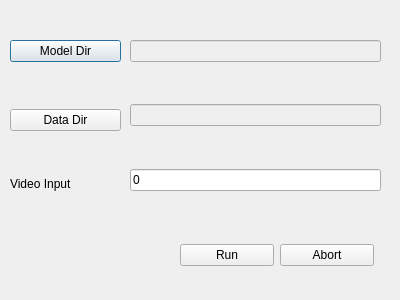
<?xml version="1.0" encoding="UTF-8"?>
<ui version="4.0">
 <class>bodyidentification</class>
 <widget class="QDialog" name="bodyidentification">
  <property name="geometry">
   <rect>
    <x>0</x>
    <y>0</y>
    <width>400</width>
    <height>300</height>
   </rect>
  </property>
  <property name="windowTitle">
   <string>Dialog</string>
  </property>
  <widget class="QWidget" name="verticalLayoutWidget">
   <property name="geometry">
    <rect>
     <x>10</x>
     <y>40</y>
     <width>111</width>
     <height>151</height>
    </rect>
   </property>
   <layout class="QVBoxLayout" name="verticalLayout">
    <item>
     <widget class="QPushButton" name="modelDir_PB">
      <property name="text">
       <string>Model Dir</string>
      </property>
     </widget>
    </item>
    <item>
     <spacer name="verticalSpacer">
      <property name="orientation">
       <enum>Qt::Vertical</enum>
      </property>
      <property name="sizeHint" stdset="0">
       <size>
        <width>20</width>
        <height>40</height>
       </size>
      </property>
     </spacer>
    </item>
    <item>
     <widget class="QPushButton" name="dataDir_PB">
      <property name="text">
       <string>Data Dir</string>
      </property>
     </widget>
    </item>
    <item>
     <spacer name="verticalSpacer_2">
      <property name="orientation">
       <enum>Qt::Vertical</enum>
      </property>
      <property name="sizeHint" stdset="0">
       <size>
        <width>20</width>
        <height>40</height>
       </size>
      </property>
     </spacer>
    </item>
    <item>
     <widget class="QLabel" name="personName_LB">
      <property name="text">
       <string>Video Input</string>
      </property>
     </widget>
    </item>
   </layout>
  </widget>
  <widget class="QWidget" name="verticalLayoutWidget_2">
   <property name="geometry">
    <rect>
     <x>130</x>
     <y>40</y>
     <width>251</width>
     <height>151</height>
    </rect>
   </property>
   <layout class="QVBoxLayout" name="verticalLayout_2">
    <item>
     <widget class="QLineEdit" name="modelDir_LE">
      <property name="enabled">
       <bool>false</bool>
      </property>
     </widget>
    </item>
    <item>
     <spacer name="verticalSpacer_3">
      <property name="orientation">
       <enum>Qt::Vertical</enum>
      </property>
      <property name="sizeHint" stdset="0">
       <size>
        <width>20</width>
        <height>40</height>
       </size>
      </property>
     </spacer>
    </item>
    <item>
     <widget class="QLineEdit" name="dataDir_LE">
      <property name="enabled">
       <bool>false</bool>
      </property>
     </widget>
    </item>
    <item>
     <spacer name="verticalSpacer_4">
      <property name="orientation">
       <enum>Qt::Vertical</enum>
      </property>
      <property name="sizeHint" stdset="0">
       <size>
        <width>20</width>
        <height>40</height>
       </size>
      </property>
     </spacer>
    </item>
    <item>
     <widget class="QLineEdit" name="personName_LE">
      <property name="text">
       <string>0</string>
      </property>
     </widget>
    </item>
   </layout>
  </widget>
  <widget class="QWidget" name="horizontalLayoutWidget">
   <property name="geometry">
    <rect>
     <x>180</x>
     <y>240</y>
     <width>194</width>
     <height>31</height>
    </rect>
   </property>
   <layout class="QHBoxLayout" name="horizontalLayout">
    <item>
     <widget class="QPushButton" name="run_PB">
      <property name="text">
       <string>Run</string>
      </property>
     </widget>
    </item>
    <item>
     <widget class="QPushButton" name="abort_pb">
      <property name="text">
       <string>Abort</string>
      </property>
     </widget>
    </item>
   </layout>
  </widget>
 </widget>
 <resources/>
 <connections/>
</ui>
